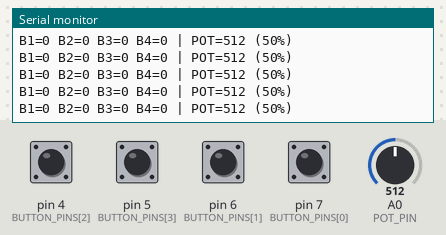
The sketch below on a simulated Arduino Uno, built with avr-gcc and run on an emulated ATmega328P. Shown: the last lines printed to the serial monitor. Inputs (shaded band) come from the test bench; at power-on: pin 4 (BUTTON_PINS[2]), pin 5 (BUTTON_PINS[3]), pin 6 (BUTTON_PINS[1]), pin 7 (BUTTON_PINS[0]) HIGH, A0 (POT_PIN) = 512.

Above: at 1.2 s.
1.3 s: A0 (POT_PIN) set to 716
At 1.31 s:
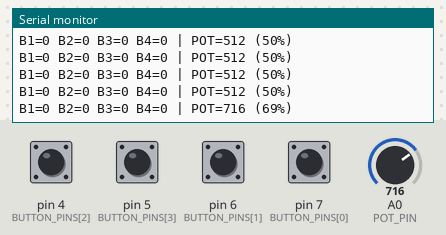
2.8 s: pin 4 (BUTTON_PINS[2]) pulled LOW for 0.15 s
At 2.81 s:
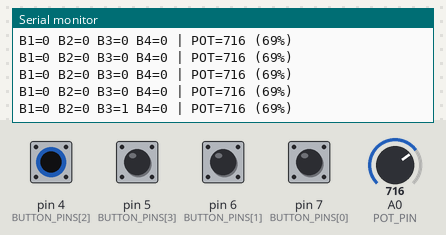
4.4 s: pin 5 (BUTTON_PINS[3]) pulled LOW for 0.15 s
At 4.41 s:
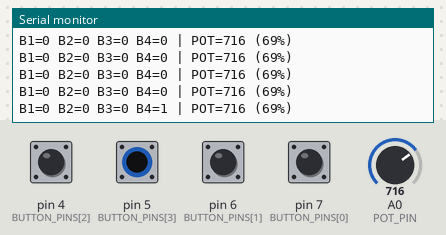
6.0 s: pin 6 (BUTTON_PINS[1]) pulled LOW for 0.15 s
At 6.01 s:
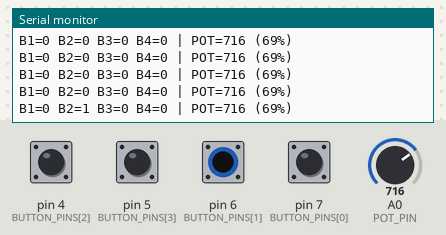
7.6 s: pin 7 (BUTTON_PINS[0]) pulled LOW for 0.15 s
At 7.61 s:
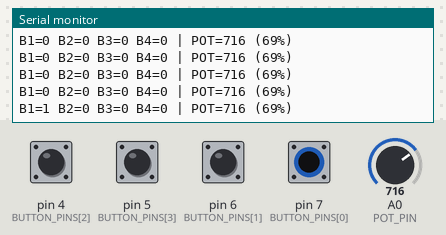
9.2 s: A0 (POT_PIN) set to 900
At 9.21 s:
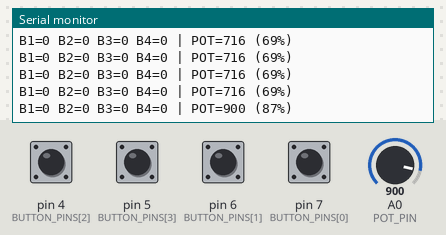

The sketch:

CircuitTest.ino
```cpp
constexpr uint8_t BUTTON_COUNT = 4;
constexpr uint8_t BUTTON_PINS[BUTTON_COUNT] = {7, 6, 4, 5};
constexpr uint8_t POT_PIN = A0;
constexpr uint32_t BAUD_RATE = 115200UL;
constexpr uint32_t PRINT_PERIOD_MS = 100UL;
constexpr uint16_t POT_MAX = 1023U;
constexpr uint32_t PERCENT_SCALE = 100UL;

uint32_t lastPrintMs = 0;

void setup() {
  Serial.begin(BAUD_RATE);
  for (uint8_t i = 0; i < BUTTON_COUNT; ++i) {
    pinMode(BUTTON_PINS[i], INPUT_PULLUP);
  }
  Serial.println(F("Circuit test: B1=D7 B2=D6 B3=D4 B4=D5, potentiometer on A0"));
}

void loop() {
  const uint32_t now = static_cast<uint32_t>(millis());
  if (now - lastPrintMs < PRINT_PERIOD_MS) {
    return;
  }
  lastPrintMs = now;
  printButtons();
  printPotentiometer();
}

void printButtons() {
  for (uint8_t i = 0; i < BUTTON_COUNT; ++i) {
    const bool pressed = digitalRead(BUTTON_PINS[i]) == LOW;
    Serial.print('B');
    Serial.print(static_cast<uint8_t>(i + 1U));
    Serial.print('=');
    Serial.print(pressed ? 1 : 0);
    Serial.print(' ');
  }
}

void printPotentiometer() {
  const uint16_t pot = static_cast<uint16_t>(analogRead(POT_PIN));
  const uint32_t percent = static_cast<uint32_t>(pot) * PERCENT_SCALE / POT_MAX;
  Serial.print(F("| POT="));
  Serial.print(pot);
  Serial.print(F(" ("));
  Serial.print(percent);
  Serial.println(F("%)"));
}
```

Measured:
- after the input at 1.3 s, the serial monitor: prints a new line at once (image 1)
- after the input at 2.8 s, the serial monitor: prints a new line at once (image 2)
- after the input at 4.4 s, the serial monitor: prints a new line at once (image 3)
- after the input at 6.0 s, the serial monitor: prints a new line at once (image 4)
- after the input at 7.6 s, the serial monitor: prints a new line at once (image 5)
- after the input at 9.2 s, the serial monitor: prints a new line at once (image 6)
